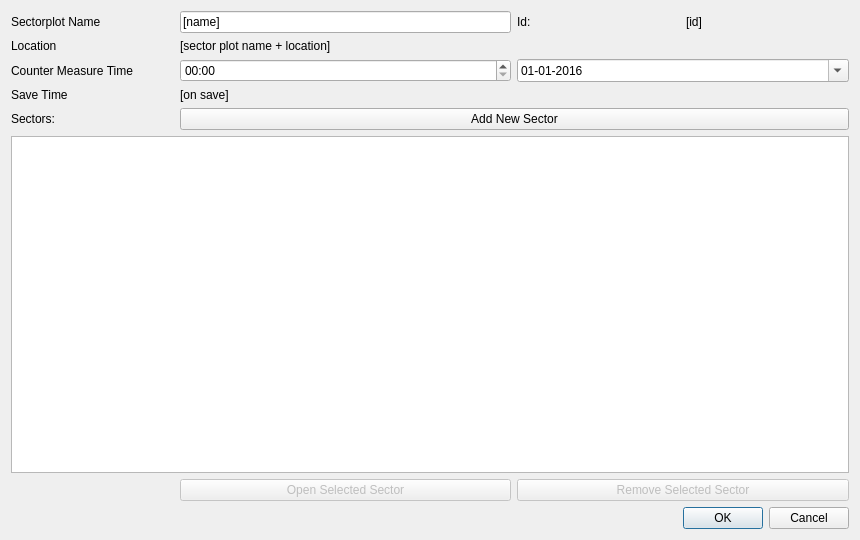
<?xml version="1.0" encoding="UTF-8"?>
<ui version="4.0">
 <class>Dialog</class>
 <widget class="QDialog" name="Dialog">
  <property name="windowModality">
   <enum>Qt::ApplicationModal</enum>
  </property>
  <property name="geometry">
   <rect>
    <x>0</x>
    <y>0</y>
    <width>860</width>
    <height>540</height>
   </rect>
  </property>
  <property name="windowTitle">
   <string>New Sectorplot</string>
  </property>
  <layout class="QGridLayout" name="gridLayout">
   <item row="1" column="1">
    <widget class="QLabel" name="lbl_location_name_lon_lat">
     <property name="text">
      <string>[sector plot name + location]</string>
     </property>
    </widget>
   </item>
   <item row="0" column="0">
    <widget class="QLabel" name="label_6">
     <property name="text">
      <string>Sectorplot Name</string>
     </property>
    </widget>
   </item>
   <item row="0" column="3">
    <widget class="QLabel" name="label_2">
     <property name="text">
      <string>Id:</string>
     </property>
    </widget>
   </item>
   <item row="5" column="0">
    <widget class="QLabel" name="label_5">
     <property name="text">
      <string>Sectors:</string>
     </property>
    </widget>
   </item>
   <item row="0" column="1" colspan="2">
    <widget class="QLineEdit" name="le_sectorplot_name">
     <property name="text">
      <string>[name]</string>
     </property>
    </widget>
   </item>
   <item row="3" column="1">
    <widget class="QLabel" name="lbl_save_time">
     <property name="text">
      <string>[on save]</string>
     </property>
    </widget>
   </item>
   <item row="1" column="0">
    <widget class="QLabel" name="label">
     <property name="text">
      <string>Location</string>
     </property>
    </widget>
   </item>
   <item row="2" column="1" colspan="2">
    <widget class="QTimeEdit" name="time_edit_countermeasure">
     <property name="displayFormat">
      <string>hh:mm</string>
     </property>
     <property name="calendarPopup">
      <bool>true</bool>
     </property>
    </widget>
   </item>
   <item row="3" column="0">
    <widget class="QLabel" name="label_10">
     <property name="text">
      <string>Save Time</string>
     </property>
    </widget>
   </item>
   <item row="2" column="0">
    <widget class="QLabel" name="label_8">
     <property name="text">
      <string>Counter Measure Time</string>
     </property>
    </widget>
   </item>
   <item row="7" column="1" colspan="2">
    <widget class="QPushButton" name="btn_open_selected_sector">
     <property name="enabled">
      <bool>false</bool>
     </property>
     <property name="text">
      <string>Open Selected Sector</string>
     </property>
    </widget>
   </item>
   <item row="0" column="4">
    <widget class="QLabel" name="lbl_setid">
     <property name="text">
      <string>[id]</string>
     </property>
    </widget>
   </item>
   <item row="2" column="3" colspan="2">
    <widget class="QDateEdit" name="date_edit_countermeasure">
     <property name="date">
      <date>
       <year>2016</year>
       <month>1</month>
       <day>1</day>
      </date>
     </property>
     <property name="displayFormat">
      <string>dd-MM-yyyy</string>
     </property>
     <property name="calendarPopup">
      <bool>true</bool>
     </property>
    </widget>
   </item>
   <item row="6" column="0" colspan="5">
    <widget class="QTableView" name="table_sectors"/>
   </item>
   <item row="7" column="3" colspan="2">
    <widget class="QPushButton" name="btn_remove_selected_sector">
     <property name="enabled">
      <bool>false</bool>
     </property>
     <property name="text">
      <string>Remove Selected Sector</string>
     </property>
    </widget>
   </item>
   <item row="8" column="0" colspan="5">
    <widget class="QDialogButtonBox" name="buttonBox">
     <property name="orientation">
      <enum>Qt::Horizontal</enum>
     </property>
     <property name="standardButtons">
      <set>QDialogButtonBox::Cancel|QDialogButtonBox::Ok</set>
     </property>
    </widget>
   </item>
   <item row="5" column="1" colspan="4">
    <widget class="QPushButton" name="btn_new_sector">
     <property name="text">
      <string>Add New Sector</string>
     </property>
    </widget>
   </item>
  </layout>
 </widget>
 <resources/>
 <connections>
  <connection>
   <sender>buttonBox</sender>
   <signal>accepted()</signal>
   <receiver>Dialog</receiver>
   <slot>accept()</slot>
   <hints>
    <hint type="sourcelabel">
     <x>248</x>
     <y>254</y>
    </hint>
    <hint type="destinationlabel">
     <x>157</x>
     <y>274</y>
    </hint>
   </hints>
  </connection>
  <connection>
   <sender>buttonBox</sender>
   <signal>rejected()</signal>
   <receiver>Dialog</receiver>
   <slot>reject()</slot>
   <hints>
    <hint type="sourcelabel">
     <x>316</x>
     <y>260</y>
    </hint>
    <hint type="destinationlabel">
     <x>286</x>
     <y>274</y>
    </hint>
   </hints>
  </connection>
 </connections>
</ui>
